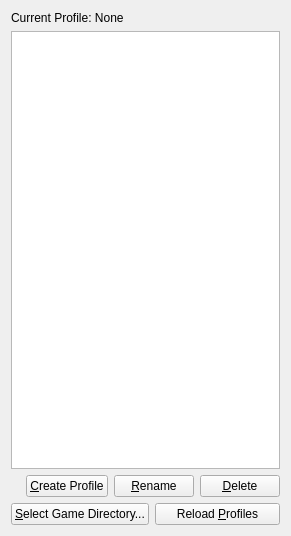
<?xml version="1.0" encoding="UTF-8"?>
<ui version="4.0">
 <class>ChangeItWidget</class>
 <widget class="QWidget" name="ChangeItWidget">
  <property name="geometry">
   <rect>
    <x>0</x>
    <y>0</y>
    <width>291</width>
    <height>536</height>
   </rect>
  </property>
  <property name="windowTitle">
   <string>ChangeItWidget</string>
  </property>
  <layout class="QVBoxLayout" name="verticalLayout">
   <item>
    <widget class="QLabel" name="lblSysName">
     <property name="text">
      <string>Current Profile: None</string>
     </property>
    </widget>
   </item>
   <item>
    <widget class="QTreeView" name="lstProfiles">
     <property name="alternatingRowColors">
      <bool>true</bool>
     </property>
     <property name="rootIsDecorated">
      <bool>false</bool>
     </property>
     <property name="sortingEnabled">
      <bool>true</bool>
     </property>
     <attribute name="headerVisible">
      <bool>false</bool>
     </attribute>
    </widget>
   </item>
   <item>
    <layout class="QHBoxLayout" name="horizontalLayout_2">
     <item>
      <spacer name="horizontalSpacer">
       <property name="orientation">
        <enum>Qt::Horizontal</enum>
       </property>
       <property name="sizeHint" stdset="0">
        <size>
         <width>40</width>
         <height>20</height>
        </size>
       </property>
      </spacer>
     </item>
     <item>
      <widget class="QPushButton" name="btnCreate">
       <property name="text">
        <string>&amp;Create Profile</string>
       </property>
      </widget>
     </item>
     <item>
      <widget class="QPushButton" name="btnRename">
       <property name="text">
        <string>&amp;Rename</string>
       </property>
      </widget>
     </item>
     <item>
      <widget class="QPushButton" name="btnDelete">
       <property name="text">
        <string>&amp;Delete</string>
       </property>
      </widget>
     </item>
    </layout>
   </item>
   <item>
    <layout class="QHBoxLayout" name="horizontalLayout">
     <item>
      <widget class="QPushButton" name="btnSelectSaveDir">
       <property name="text">
        <string>&amp;Select Game Directory...</string>
       </property>
      </widget>
     </item>
     <item>
      <widget class="QPushButton" name="btnReloadProfiles">
       <property name="text">
        <string>Reload &amp;Profiles</string>
       </property>
      </widget>
     </item>
    </layout>
   </item>
  </layout>
 </widget>
 <layoutdefault spacing="6" margin="11"/>
 <resources/>
 <connections/>
</ui>
